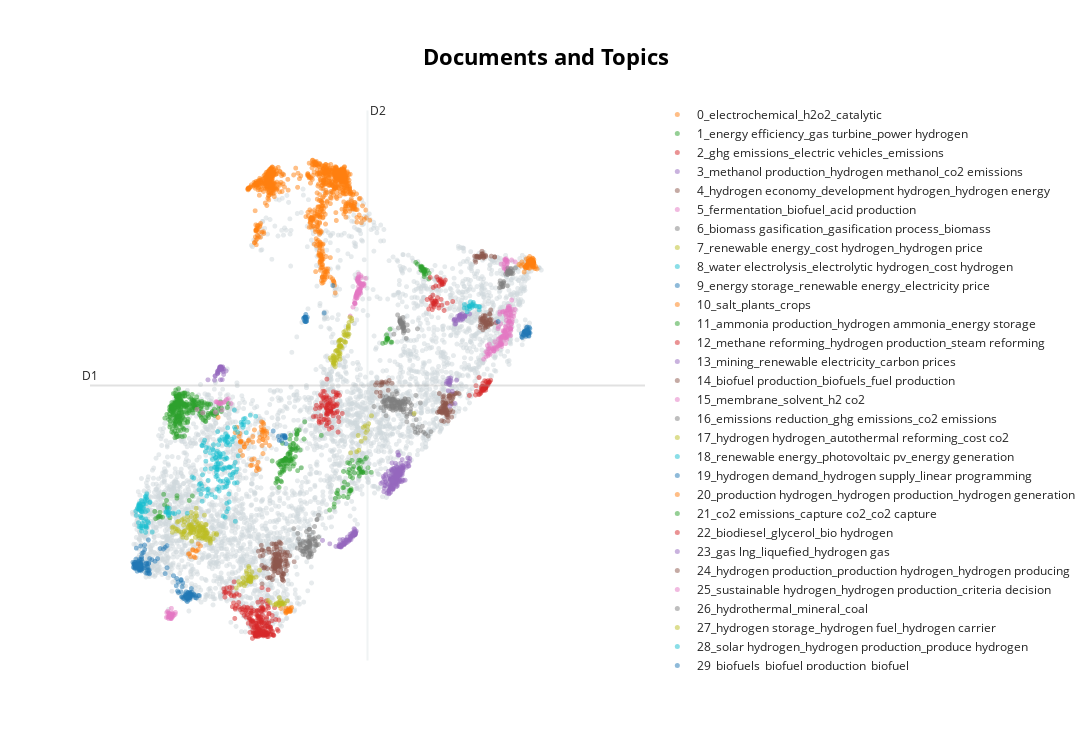

Here is the notebook cell this chart was saved with:
### Code cell
topics, probs, topic_model = BERTopic_model(
                                abstracts,
                                embedings_x, 
                                n_comp        = 10, 
                                n_neigh       = 100, 
                                minS_cluster  = 10,
                                embedding_model='all-MiniLM-L6-v2'
                                )
# We reduce our embeddings to 2D as it will allows us to quickly iterate later on
reduced_embeddings = umap.UMAP(n_neighbors=100, n_components=2, 
                          min_dist=0.0, metric='cosine').fit_transform(embedings_x)

check = topic_model.get_document_info(abstracts)

topic_model.visualize_documents(abstracts, reduced_embeddings=reduced_embeddings, 
                                hide_document_hover=True, hide_annotations=True)
